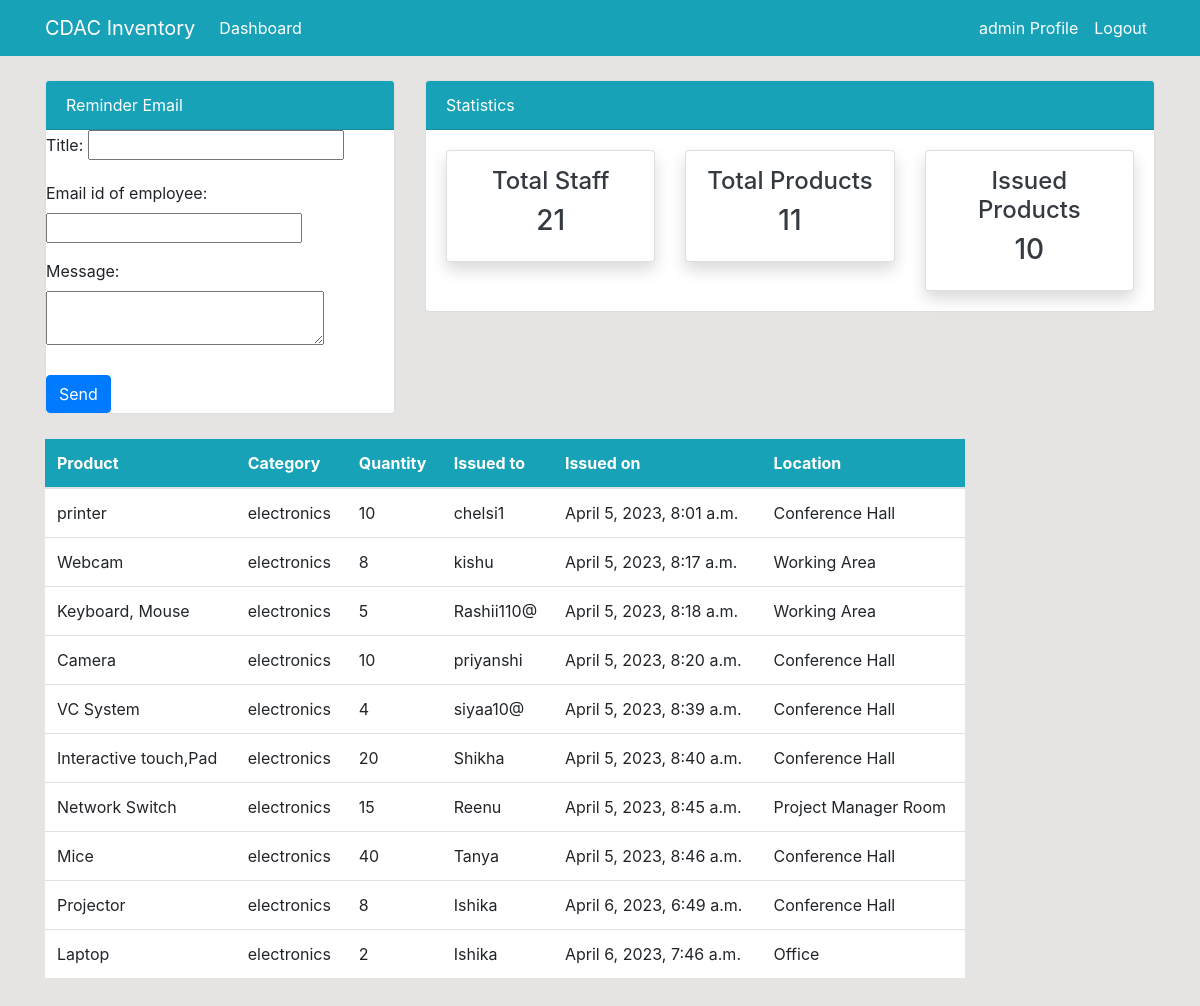
Screenshot of /issueditems/ (signed in) with the database file from the repository.
### dashboard/models.py (models this page shows, shortened)
class Issued_Items(models.Model):
    product=models.ForeignKey(Product,on_delete=models.CASCADE,null=True)
    staff=models.ForeignKey(User,models.CASCADE,null=True)
    issueditem_quantity=models.PositiveIntegerField(null=True)
    date=models.DateTimeField(auto_now_add=True)
    location=models.CharField(max_length=50,null=True)
    class Meta:
        verbose_name_plural='Issued_Items'

class Product(models.Model):
    asset=models.CharField(max_length=30,null=True)
    sno=models.CharField(max_length=15,null=True)
    name=models.CharField(max_length=100,null=True)
    category=models.CharField(max_length=20,choices=category,null=True)
    quantity=models.PositiveIntegerField(null=True)
    model=models.CharField(max_length=300,null=True)
    barcode=models.ImageField(upload_to='images/',null=True)
    price=models.PositiveIntegerField(null=True)
    class Meta:
        verbose_name_plural='Product'

### dashboard/views.py (the view)
# urls.py: path('issueditems/',views.issued_items,name='dashboardissueditems'),
@login_required
def issued_items(request):
 items=Issued_Items.objects.all()
 items_count = items.count()
 workers_count =User.objects.all().count()
 product_count =Product.objects.all().count()
 if request.method=='POST':
        emailform=sendemailform(request.POST)
        if emailform.is_valid():
            name=emailform.cleaned_data['title']
            toemail=emailform.cleaned_data['empemail']
            message=emailform.cleaned_data['message']
            send_mail(name,message,'settings.EMAIL_HOST_USER',[toemail],fail_silently=False)
            return redirect('dashboardindex')
 else:
    emailform=sendemailform()
 context={
     'items':items,
     'workers_count': workers_count,
     'items_count': items_count,
     'product_count': product_count,
     'emailform':emailform,
 }
 return render(request,'dashboard/issueditems.html',context)

### dashboard/forms.py
class sendemailform(forms.Form):
    title=forms.CharField(label='Title',max_length=250)
    empemail=forms.EmailField(label='Email id of employee')
    message=forms.CharField(widget=forms.Textarea(attrs={"rows":2, "cols":25}))

### template/dashboard/issueditems.html (shortened to what this page needs)
{% extends 'partials/base.html' %}
{% block content %}
{% include 'partials/topnav.html'%}
<div class="container">
    <div class="row my-4">
        <div class="col-md-10">
            <table class="table bg-white">
                <thead class="bg-info">
                    <tr class="text-white">
                        <th scope="col">Product</th>
                        <th scope="col">Category</th>
                        <th scope="col">Quantity</th>
                        <th scope="col">Issued to</th>
                        <th scope="col">Issued on</th>
                        <th scope="col">Location</th>
                    </tr>
                </thead>
                <tbody>
                    {% for items in items %}
                    <tr>
                        <td>{{ items.product.name }}</td>
                        <td>{{ items.product.category }}</td>
                        <td>{{ items.issueditem_quantity }}</td>
                        <td>
                            {{ items.staff.username }}
                        </td>
                        <td>
                            {{ items.date }}
                        </td>
                        <td>{{ items.location }}</td>
                    </tr>
                    {% endfor %}
                </tbody>
            </table>
        </div>
    </div>
</div>
{% endblock %}

### template/partials/nav.html (shortened to what this page needs)
<nav class="navbar navbar-expand-lg navbar-info bg-info">
    {% if user.is_authenticated %}
    <div class="container">
        <a class="navbar-brand text-white" href="{% url 'dashboardindex'%}">CDAC Inventory</a>
        <div class="collapse navbar-collapse" id="navbarSupportedContent">
            <ul class="navbar-nav mr-auto">
                <li class="nav-item active">
                    <a class="nav-link text-white" href="{% url 'dashboardindex'%}">Dashboard </a>
                </li>
            </ul>
            <ul class="navbar-nav ml-auto">
                <li class="nav-item active">
                    <a class="nav-link text-white" href="{% url 'user-profile' %}">{{ user.username }} Profile </a>
                </li>
                <li class="nav-item">
                    <a class="nav-link text-white" href="{% url 'user-logout' %}">Logout</a>
                </li>
            </ul>
            {% endif %}
        </div>
    </div>
</nav>

### static/style.css (style rules this page uses)
body { background: rgb(230, 227, 227); }

### rows the page displays
Issued_Items: product.name "printer", product.category "electronics", issueditem_quantity "10", staff.username "chelsi1", date "April 5, 2023, 8:01 a.m.", location "Conference Hall"
Issued_Items: product.name "Webcam", product.category "electronics", issueditem_quantity "8", staff.username "kishu", date "April 5, 2023, 8:17 a.m.", location "Working Area"
Issued_Items: product.name "Keyboard, Mouse", product.category "electronics", issueditem_quantity "5", staff.username "Rashii110@", date "April 5, 2023, 8:18 a.m.", location "Working Area"
Issued_Items: product.name "Camera", product.category "electronics", issueditem_quantity "10", staff.username "priyanshi", date "April 5, 2023, 8:20 a.m.", location "Conference Hall"
Issued_Items: product.name "VC System", product.category "electronics", issueditem_quantity "4", staff.username "siyaa10@", date "April 5, 2023, 8:39 a.m.", location "Conference Hall"
Issued_Items: product.name "Interactive touch,Pad", product.category "electronics", issueditem_quantity "20", staff.username "Shikha", date "April 5, 2023, 8:40 a.m.", location "Conference Hall"
Issued_Items: product.name "Network Switch", product.category "electronics", issueditem_quantity "15", staff.username "Reenu", date "April 5, 2023, 8:45 a.m.", location "Project Manager Room"
Issued_Items: product.name "Mice", product.category "electronics", issueditem_quantity "40", staff.username "Tanya", date "April 5, 2023, 8:46 a.m.", location "Conference Hall"
Issued_Items: product.name "Projector", product.category "electronics", issueditem_quantity "8", staff.username "Ishika", date "April 6, 2023, 6:49 a.m.", location "Conference Hall"
Issued_Items: product.name "Laptop", product.category "electronics", issueditem_quantity "2", staff.username "Ishika", date "April 6, 2023, 7:46 a.m.", location "Office"

### other values shown
{{ user.username }} "admin"
{{ workers_count }} "21"
{{ product_count }} "11"
{{ items_count }} "10"
